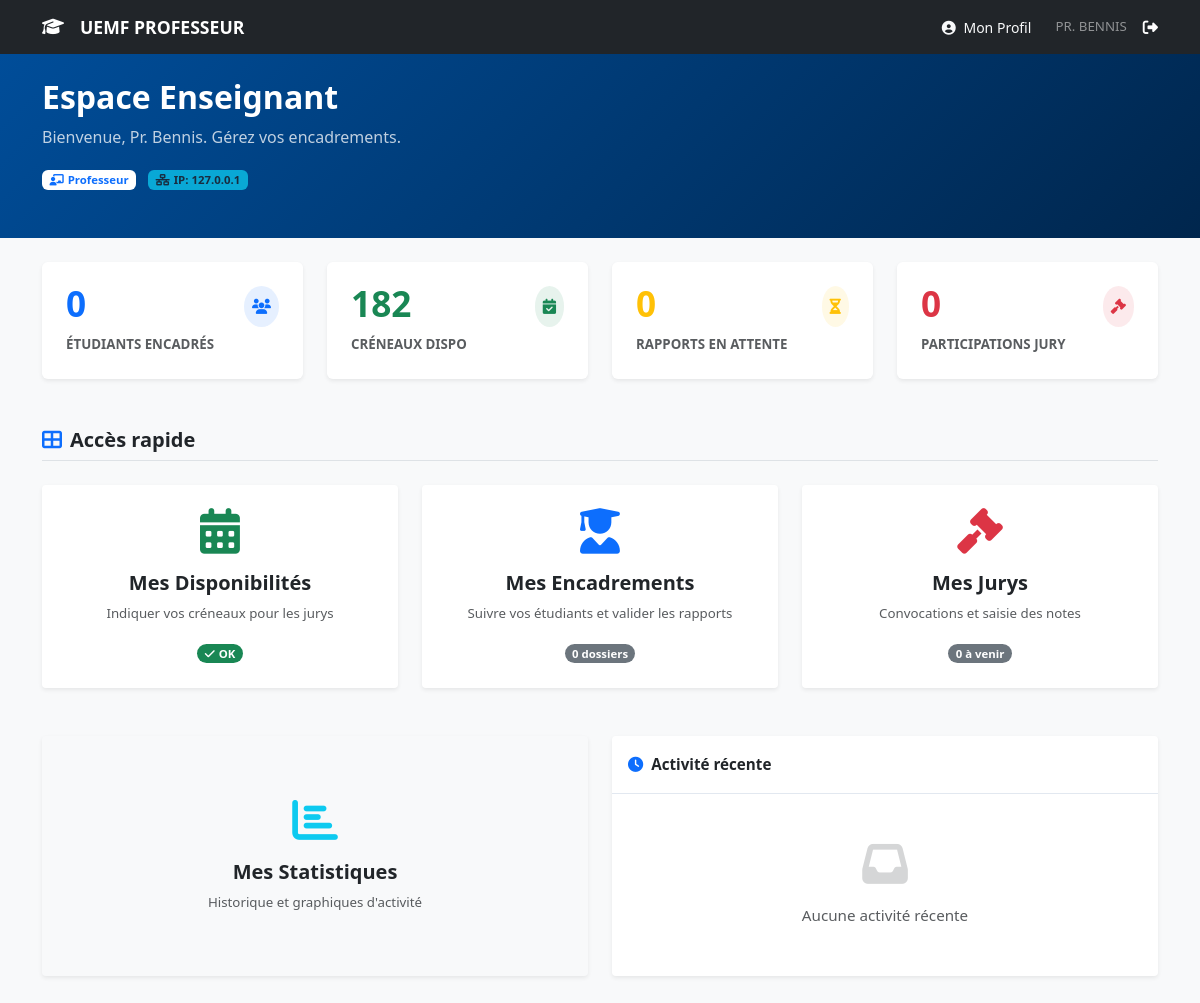
/src/views/prof/index.php (signed in), run on an earlier commit of the app's database.
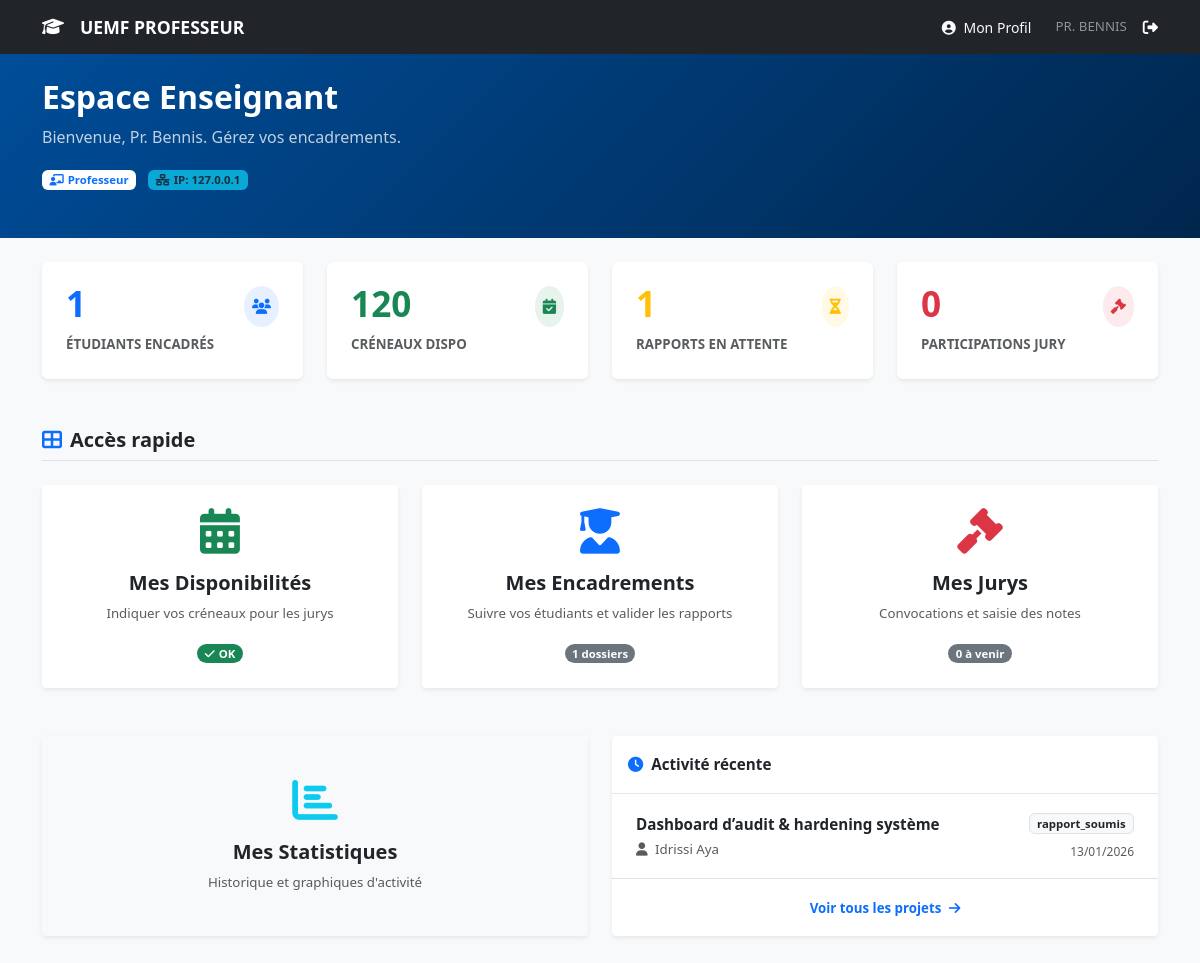
And on a later commit of the database.
### tables this page shows
CREATE TABLE `projets` (
  `id` int(11) NOT NULL,
  `titre` varchar(255) NOT NULL,
  `description` text NOT NULL,
  `domaine` varchar(100) DEFAULT NULL,
  `technologies` varchar(255) DEFAULT NULL,
  `binome_email` varchar(150) DEFAULT NULL,
  `etudiant_id` int(11) NOT NULL,
  `encadrant_id` int(11) DEFAULT NULL,
  `filiere_id` int(11) NOT NULL,
  `encadrant_pref1_id` int(11) DEFAULT NULL,
  `encadrant_pref2_id` int(11) DEFAULT NULL,
  `encadrant_pref3_id` int(11) DEFAULT NULL,
  `statut` varchar(50) DEFAULT 'inscrit',
  `annee_universitaire` varchar(20) DEFAULT '2025-2026',
  `created_at` datetime DEFAULT current_timestamp(),
  `rapport_chemin` varchar(255) DEFAULT NULL
);

CREATE TABLE `users` (
  `id` int(11) NOT NULL,
  `nom` varchar(100) NOT NULL,
  `prenom` varchar(100) DEFAULT NULL,
  `email` varchar(100) NOT NULL,
  `username` varchar(50) DEFAULT NULL,
  `login` varchar(100) NOT NULL,
  `password` varchar(255) NOT NULL,
  `role` enum('etudiant','prof','coordinateur','directeur','assistante') NOT NULL,
  `filiere_id` int(11) DEFAULT NULL,
  `specialite` varchar(255) DEFAULT NULL,
  `telephone` varchar(20) DEFAULT NULL,
  `created_at` timestamp NOT NULL DEFAULT current_timestamp(),
  `must_change_password` tinyint(1) DEFAULT 1,
  `otp_secret` varchar(32) DEFAULT NULL
);

### src/views/prof/index.php (the view, shortened to what the changed rows need)
<?php
require_once __DIR__ . '/../../../config/database.php';
$prof_id = $_SESSION['user_id'];
try {
    $stmt = $pdo->prepare("SELECT COUNT(*) FROM disponibilites_profs WHERE prof_id = ?");
    $stmt->execute([$prof_id]);
    $nbDispos = $stmt->fetchColumn();
    $stmt = $pdo->prepare("SELECT COUNT(*) FROM projets WHERE encadrant_id = ?");
    $stmt->execute([$prof_id]);
    $nbEncadres = $stmt->fetchColumn();
    $stmt = $pdo->prepare("SELECT COUNT(*) FROM projets WHERE encadrant_id = ? AND statut = 'rapport_soumis'");
    $stmt->execute([$prof_id]);
    $nbEnAttente = $stmt->fetchColumn();
    $stmt = $pdo->prepare("SELECT p.titre, u.nom AS etudiant_nom, u.prenom AS etudiant_prenom, p.statut, p.created_at
                           FROM projets p
                           JOIN users u ON p.etudiant_id = u.id
                           WHERE p.encadrant_id = ?
                           ORDER BY p.created_at DESC
                           LIMIT 5");
    $stmt->execute([$prof_id]);
    $projetsRecents = $stmt->fetchAll();
} catch (PDOException $e) {
    die("Erreur de chargement des données : " . $e->getMessage());
}
?>
<!DOCTYPE html>
<html lang="fr">
<head>
    <link href="https://cdn.jsdelivr.net/npm/bootstrap@5.3.0/dist/css/bootstrap.min.css" rel="stylesheet">
    <link rel="stylesheet" href="https://cdnjs.cloudflare.com/ajax/libs/font-awesome/6.4.0/css/all.min.css">
    <link rel="stylesheet" href="../../../public/assets/css/style.css">
</head>
<body class="bg-light">
    <div class="dashboard-hero bg-primary text-white pb-5 pt-4 mb-5" style="background: linear-gradient(135deg, #004d99 0%, #00264d 100%);">
        <div class="container">
            <div class="d-flex justify-content-between align-items-end">
                <div>
                    <h2 class="mb-2 fw-bold">Espace Enseignant</h2>
                </div>
            </div>
        </div>
    </div>
    <div class="container pb-5" style="margin-top: -3rem;">
        <div class="row g-4 mb-5">
            <div class="col-md-3 col-sm-6 animate-fade-in" style="animation-delay: 0.1s">
                <div class="stat-card bg-white shadow-sm h-100 p-4 rounded border-0">
                    <div class="d-flex justify-content-between align-items-start mb-2">
                        <div class="stat-number h2 fw-bold text-primary mb-0"><?= $nbEncadres ?></div>
                        <div class="text-primary bg-primary bg-opacity-10 p-2 rounded-circle"><i class="fas fa-users"></i></div>
                    </div>
                </div>
            </div>
            <div class="col-md-3 col-sm-6 animate-fade-in" style="animation-delay: 0.2s">
                <div class="stat-card bg-white shadow-sm h-100 p-4 rounded border-0">
                    <div class="d-flex justify-content-between align-items-start mb-2">
                        <div class="stat-number h2 fw-bold text-success mb-0"><?= $nbDispos ?></div>
                        <div class="text-success bg-success bg-opacity-10 p-2 rounded-circle"><i class="fas fa-calendar-check"></i></div>
                    </div>
                </div>
            </div>
            <div class="col-md-3 col-sm-6 animate-fade-in" style="animation-delay: 0.3s">
                <div class="stat-card bg-white shadow-sm h-100 p-4 rounded border-0">
                    <div class="d-flex justify-content-between align-items-start mb-2">
                        <div class="stat-number h2 fw-bold text-warning mb-0"><?= $nbEnAttente ?></div>
                        <div class="text-warning bg-warning bg-opacity-10 p-2 rounded-circle"><i class="fas fa-hourglass-half"></i></div>
                    </div>
                </div>
            </div>
        </div>
        <div class="row g-4 mb-5">
            <div class="col-md-4 animate-fade-in" style="animation-delay: 0.2s">
                <a href="encadrement.php" class="text-decoration-none">
                    <div class="card shadow-sm border-0 h-100 hover-shadow transition-all">
                        <div class="card-body text-center p-4">
                            <div class="text-primary mb-3"><i class="fas fa-user-graduate fa-3x"></i></div>
                            <h5 class="fw-bold text-dark">Mes Encadrements</h5>
                            <p class="text-muted small">Suivre vos étudiants et valider les rapports</p>
                            <span class="badge bg-secondary rounded-pill"><?= $nbEncadres ?> dossiers</span>
                        </div>
                    </div>
                </a>
            </div>
        </div>
        <div class="row g-4 mb-5">
            <div class="col-md-6 animate-fade-in" style="animation-delay: 0.5s">
                <div class="card shadow-sm border-0 h-100">
                    <div class="card-body p-0">
                        <?php if (!empty($projetsRecents)): ?>
                            <div class="list-group list-group-flush">
                                <?php foreach ($projetsRecents as $projet): ?>
                                    <div class="list-group-item px-4 py-3 border-0 border-bottom">
                                        <div class="d-flex justify-content-between align-items-center">
                                            <div>
                                                <div class="fw-bold text-dark"><?= htmlspecialchars($projet['titre']) ?></div>
                                                <small class="text-muted">
                                                    <i class="fas fa-user me-1"></i>
                                                    <?= htmlspecialchars($projet['etudiant_nom'] . ' ' . $projet['etudiant_prenom']) ?>
                                                </small>
                                            </div>
                                            <div class="text-end">
                                                <span class="badge bg-light text-dark border mb-1"><?= htmlspecialchars($projet['statut']) ?></span>
                                                <br>
                                                <small class="text-muted" style="font-size: 0.75rem;"><?= date('d/m/Y', strtotime($projet['created_at'])) ?></small>
                                            </div>
                                        </div>
                                    </div>
                                <?php endforeach; ?>
                            </div>
                            <div class="text-center p-3">
                                <a href="encadrement.php" class="text-decoration-none fw-bold small">
                                    Voir tous les projets <i class="fas fa-arrow-right ms-1"></i>
                                </a>
                            </div>
                        <?php else: ?>
                            <div class="text-center py-5 text-muted">
                                <i class="fas fa-inbox fa-3x mb-3 opacity-25"></i>
                                <p class="mb-0">Aucune activité récente</p>
                            </div>
                        <?php endif; ?>
                    </div>
                </div>
            </div>
        </div>
    </div>
</body>
</html>

What changed in the data, as far as the page shows it:
added projets: titre "Dashboard d’audit & hardening système", etudiant.prenom "Idrissi Aya", statut "rapport_soumis", created_at "13/01/2026"
Also different on the page:
$nbEncadres: "0" → "1"
$nbDispos: "182" → "120"
$nbEnAttente: "0" → "1"
text no longer shown: "Aucune activité récente"
text now shown: "Voir tous les projets"
